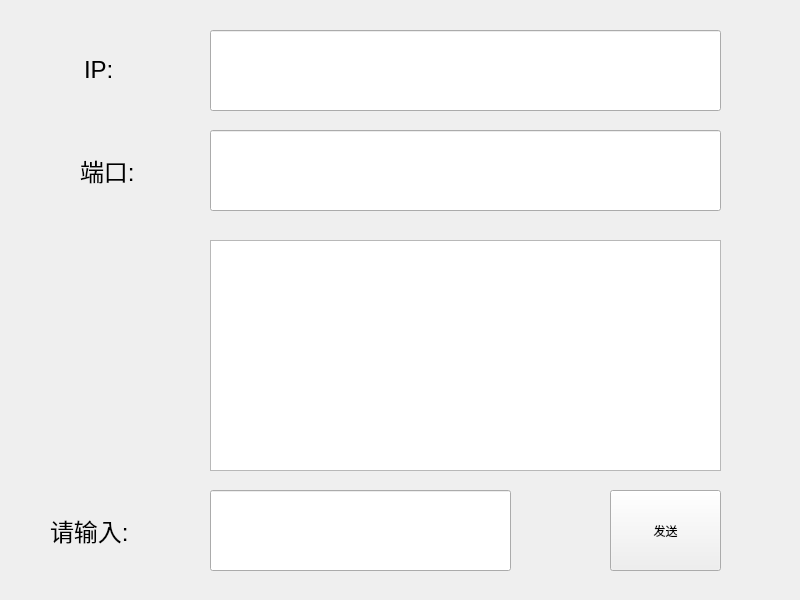
<?xml version="1.0" encoding="UTF-8"?>
<ui version="4.0">
 <class>UdpB</class>
 <widget class="QWidget" name="UdpB">
  <property name="geometry">
   <rect>
    <x>0</x>
    <y>0</y>
    <width>800</width>
    <height>600</height>
   </rect>
  </property>
  <property name="windowTitle">
   <string>Form</string>
  </property>
  <widget class="QLabel" name="label">
   <property name="geometry">
    <rect>
     <x>84</x>
     <y>30</y>
     <width>81</width>
     <height>81</height>
    </rect>
   </property>
   <property name="text">
    <string>&lt;html&gt;&lt;head/&gt;&lt;body&gt;&lt;p&gt;&lt;span style=&quot; font-size:18pt;&quot;&gt;IP:&lt;/span&gt;&lt;/p&gt;&lt;/body&gt;&lt;/html&gt;</string>
   </property>
  </widget>
  <widget class="QLabel" name="label_2">
   <property name="geometry">
    <rect>
     <x>80</x>
     <y>130</y>
     <width>81</width>
     <height>81</height>
    </rect>
   </property>
   <property name="text">
    <string>&lt;html&gt;&lt;head/&gt;&lt;body&gt;&lt;p&gt;&lt;span style=&quot; font-size:18pt;&quot;&gt;端口:&lt;/span&gt;&lt;/p&gt;&lt;/body&gt;&lt;/html&gt;</string>
   </property>
  </widget>
  <widget class="QLineEdit" name="lineEdit">
   <property name="geometry">
    <rect>
     <x>210</x>
     <y>30</y>
     <width>511</width>
     <height>81</height>
    </rect>
   </property>
  </widget>
  <widget class="QLineEdit" name="lineEdit_2">
   <property name="geometry">
    <rect>
     <x>210</x>
     <y>130</y>
     <width>511</width>
     <height>81</height>
    </rect>
   </property>
  </widget>
  <widget class="QPushButton" name="pushButton_2">
   <property name="geometry">
    <rect>
     <x>610</x>
     <y>490</y>
     <width>111</width>
     <height>81</height>
    </rect>
   </property>
   <property name="text">
    <string>发送</string>
   </property>
  </widget>
  <widget class="QLineEdit" name="lineEdit_3">
   <property name="geometry">
    <rect>
     <x>210</x>
     <y>490</y>
     <width>301</width>
     <height>81</height>
    </rect>
   </property>
  </widget>
  <widget class="QLabel" name="label_3">
   <property name="geometry">
    <rect>
     <x>50</x>
     <y>490</y>
     <width>141</width>
     <height>81</height>
    </rect>
   </property>
   <property name="text">
    <string>&lt;html&gt;&lt;head/&gt;&lt;body&gt;&lt;p&gt;&lt;span style=&quot; font-size:18pt;&quot;&gt;请输入:&lt;/span&gt;&lt;/p&gt;&lt;/body&gt;&lt;/html&gt;</string>
   </property>
  </widget>
  <widget class="QTextBrowser" name="textBrowser">
   <property name="geometry">
    <rect>
     <x>210</x>
     <y>240</y>
     <width>511</width>
     <height>231</height>
    </rect>
   </property>
  </widget>
 </widget>
 <resources/>
 <connections/>
</ui>
